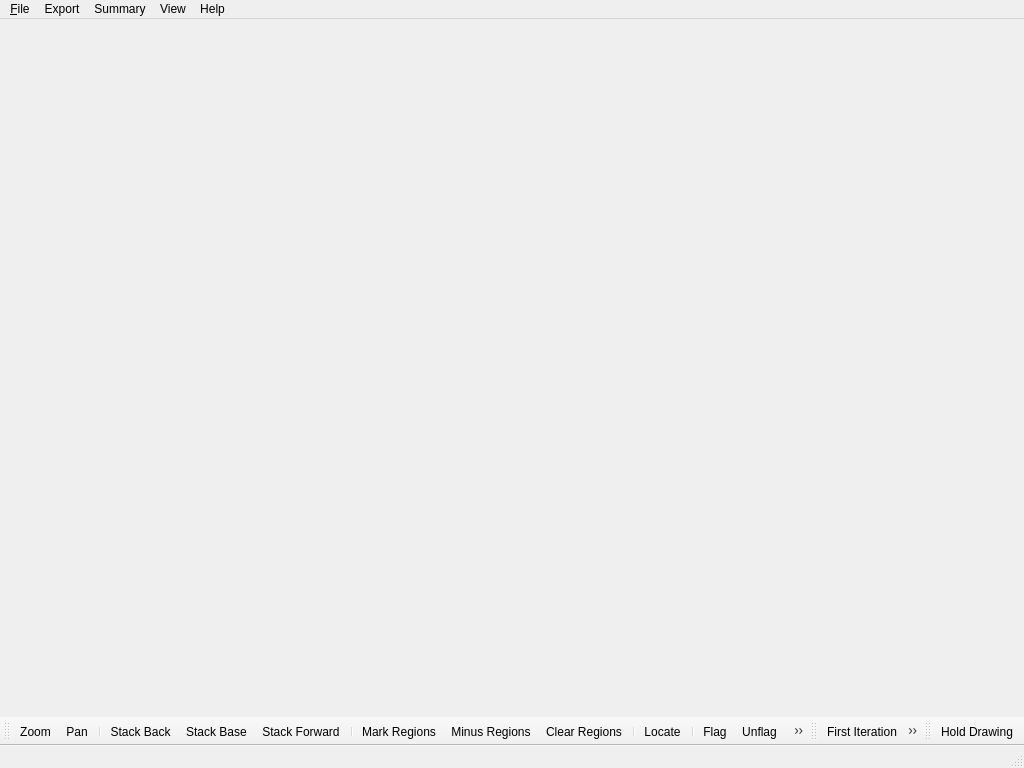
<?xml version="1.0" encoding="UTF-8"?>
<ui version="4.0">
 <class>PlotterWindow</class>
 <widget class="QMainWindow" name="PlotterWindow">
  <property name="geometry">
   <rect>
    <x>0</x>
    <y>0</y>
    <width>1024</width>
    <height>768</height>
   </rect>
  </property>
  <property name="sizePolicy">
   <sizepolicy hsizetype="Minimum" vsizetype="Preferred">
    <horstretch>0</horstretch>
    <verstretch>0</verstretch>
   </sizepolicy>
  </property>
  <property name="minimumSize">
   <size>
    <width>0</width>
    <height>600</height>
   </size>
  </property>
  <property name="windowTitle">
   <string>PlotMS</string>
  </property>
  <property name="windowIcon">
   <iconset resource="PlotMSPlotter.qrc">
    <normaloff>:/images/images/plotms.png</normaloff>:/images/images/plotms.png</iconset>
  </property>
  <widget class="QWidget" name="centralwidget">
   <layout class="QGridLayout">
    <property name="margin">
     <number>3</number>
    </property>
    <property name="spacing">
     <number>3</number>
    </property>
   </layout>
  </widget>
  <widget class="QMenuBar" name="menubar">
   <property name="geometry">
    <rect>
     <x>0</x>
     <y>0</y>
     <width>1024</width>
     <height>21</height>
    </rect>
   </property>
   <widget class="QMenu" name="menuFile">
    <property name="title">
     <string>&amp;File</string>
    </property>
    <addaction name="actionQuit"/>
   </widget>
   <widget class="QMenu" name="exportMenu">
    <property name="title">
     <string>Export</string>
    </property>
    <addaction name="menuExport"/>
   </widget>
   <widget class="QMenu" name="menuView">
    <property name="title">
     <string>View</string>
    </property>
    <widget class="QMenu" name="menuToolBars">
     <property name="title">
      <string>ToolBars</string>
     </property>
     <addaction name="actionToolsToolBar"/>
     <addaction name="actionIterationToolbar"/>
     <addaction name="actionDisplayToolbar"/>
    </widget>
    <addaction name="menuToolBars"/>
   </widget>
   <widget class="QMenu" name="summaryMenu">
    <property name="title">
     <string>Summary</string>
    </property>
    <addaction name="menuSummary"/>
   </widget>
   <widget class="QMenu" name="menuHelp">
    <property name="title">
     <string>Help</string>
    </property>
    <addaction name="actionAbout"/>
    <addaction name="actionAboutQt"/>
   </widget>
   <addaction name="menuFile"/>
   <addaction name="exportMenu"/>
   <addaction name="summaryMenu"/>
   <addaction name="menuView"/>
   <addaction name="menuHelp"/>
  </widget>
  <widget class="QStatusBar" name="statusbar"/>
  <widget class="QToolBar" name="toolsToolBar">
   <property name="windowTitle">
    <string>Tools ToolBar</string>
   </property>
   <attribute name="toolBarArea">
    <enum>BottomToolBarArea</enum>
   </attribute>
   <attribute name="toolBarBreak">
    <bool>false</bool>
   </attribute>
   <addaction name="actionZoom"/>
   <addaction name="actionPan"/>
   <addaction name="separator"/>
   <addaction name="actionStackBack"/>
   <addaction name="actionStackBase"/>
   <addaction name="actionStackForward"/>
   <addaction name="separator"/>
   <addaction name="actionMarkRegions"/>
   <addaction name="actionMinusRegions"/>
   <addaction name="actionClearRegions"/>
   <addaction name="separator"/>
   <addaction name="actionLocate"/>
   <addaction name="separator"/>
   <addaction name="actionFlag"/>
   <addaction name="actionUnflag"/>
   <addaction name="separator"/>
   <addaction name="actionFlagAll"/>
  </widget>
  <widget class="QToolBar" name="iterationToolBar">
   <property name="windowTitle">
    <string>Iteration ToolBar</string>
   </property>
   <attribute name="toolBarArea">
    <enum>BottomToolBarArea</enum>
   </attribute>
   <attribute name="toolBarBreak">
    <bool>false</bool>
   </attribute>
   <addaction name="actionIterFirst"/>
   <addaction name="actionIterPrev"/>
   <addaction name="actionIterNext"/>
   <addaction name="actionIterLast"/>
  </widget>
  <widget class="QToolBar" name="displayToolBar">
   <property name="windowTitle">
    <string>Display ToolBar</string>
   </property>
   <attribute name="toolBarArea">
    <enum>BottomToolBarArea</enum>
   </attribute>
   <attribute name="toolBarBreak">
    <bool>false</bool>
   </attribute>
   <addaction name="actionHoldRelease"/>
  </widget>
  <action name="actionQuit">
   <property name="icon">
    <iconset resource="PlotMSPlotter.qrc">
     <normaloff>:/actions/images/quit.png</normaloff>:/actions/images/quit.png</iconset>
   </property>
   <property name="text">
    <string>&amp;Quit</string>
   </property>
  </action>
  <action name="actionClearRegions">
   <property name="icon">
    <iconset resource="PlotMSPlotter.qrc">
     <normaloff>:/actions/images/clear.png</normaloff>:/actions/images/clear.png</iconset>
   </property>
   <property name="text">
    <string>Clear Regions</string>
   </property>
  </action>
  <action name="actionFlag">
   <property name="icon">
    <iconset resource="PlotMSPlotter.qrc">
     <normaloff>:/actions/images/flag.png</normaloff>:/actions/images/flag.png</iconset>
   </property>
   <property name="text">
    <string>Flag</string>
   </property>
  </action>
  <action name="actionUnflag">
   <property name="icon">
    <iconset resource="PlotMSPlotter.qrc">
     <normaloff>:/actions/images/unflag.png</normaloff>:/actions/images/unflag.png</iconset>
   </property>
   <property name="text">
    <string>Unflag</string>
   </property>
  </action>
   <action name="actionFlagAll">
   <property name="checkable">
    <bool>true</bool>
   </property>
   <property name="icon">
    <iconset resource="PlotMSPlotter.qrc">
     <normaloff>:/actions/images/flag.png</normaloff>:/actions/images/flag.png</iconset>
   </property>
   <property name="text">
    <string>Flag All</string>
   </property>
  </action>
  <action name="actionLocate">
   <property name="icon">
    <iconset resource="PlotMSPlotter.qrc">
     <normaloff>:/actions/images/locate.png</normaloff>:/actions/images/locate.png</iconset>
   </property>
   <property name="text">
    <string>Locate</string>
   </property>
  </action>
  <action name="actionIterNext">
   <property name="enabled">
    <bool>true</bool>
   </property>
   <property name="icon">
    <iconset resource="PlotMSPlotter.qrc">
     <normaloff>:/actions/images/next.png</normaloff>:/actions/images/next.png</iconset>
   </property>
   <property name="text">
    <string>Next Iteration</string>
   </property>
  </action>
  <action name="actionIterPrev">
   <property name="enabled">
    <bool>true</bool>
   </property>
   <property name="icon">
    <iconset resource="PlotMSPlotter.qrc">
     <normaloff>:/actions/images/prev.png</normaloff>:/actions/images/prev.png</iconset>
   </property>
   <property name="text">
    <string>Previous Iteration</string>
   </property>
  </action>
  <action name="actionToolsToolBar">
   <property name="checkable">
    <bool>true</bool>
   </property>
   <property name="checked">
    <bool>true</bool>
   </property>
   <property name="icon">
    <iconset resource="PlotMSPlotter.qrc">
     <normaloff>:/menu/images/tools_toolbar.png</normaloff>:/menu/images/tools_toolbar.png</iconset>
   </property>
   <property name="text">
    <string>Tools</string>
   </property>
  </action>
  <action name="actionAbout">
   <property name="icon">
    <iconset resource="PlotMSPlotter.qrc">
     <normaloff>:/menu/images/about.png</normaloff>:/menu/images/about.png</iconset>
   </property>
   <property name="text">
    <string>About</string>
   </property>
  </action>
  <action name="actionAboutQt">
   <property name="icon">
    <iconset resource="PlotMSPlotter.qrc">
     <normaloff>:/menu/images/about_qt.png</normaloff>:/menu/images/about_qt.png</iconset>
   </property>
   <property name="text">
    <string>About Qt</string>
   </property>
  </action>
  <action name="actionMarkRegions">
   <property name="checkable">
    <bool>true</bool>
   </property>
   <property name="icon">
    <iconset resource="PlotMSPlotter.qrc">
     <normaloff>:/actions/images/mark.png</normaloff>:/actions/images/mark.png</iconset>
   </property>
   <property name="text">
    <string>Mark Regions</string>
   </property>
  </action>
  <action name="menuSummary">
   <property name="checkable">
    <bool>false</bool>
   </property>
   <property name="text">
    <string>Summarize...</string>
   </property>
  </action>
  <action name="menuExport">
   <property name="checkable">
    <bool>false</bool>
   </property>
   <property name="text">
    <string>Export...</string>
   </property>
  </action>
  <action name="actionZoom">
   <property name="checkable">
    <bool>true</bool>
   </property>
   <property name="icon">
    <iconset resource="PlotMSPlotter.qrc">
     <normaloff>:/actions/images/zoom.png</normaloff>:/actions/images/zoom.png</iconset>
   </property>
   <property name="text">
    <string>Zoom</string>
   </property>
  </action>
  <action name="actionPan">
   <property name="checkable">
    <bool>true</bool>
   </property>
   <property name="icon">
    <iconset resource="PlotMSPlotter.qrc">
     <normaloff>:/actions/images/pan.png</normaloff>:/actions/images/pan.png</iconset>
   </property>
   <property name="text">
    <string>Pan</string>
   </property>
  </action>
  <action name="actionStackBase">
   <property name="icon">
    <iconset resource="PlotMSPlotter.qrc">
     <normaloff>:/actions/images/stack_base.png</normaloff>:/actions/images/stack_base.png</iconset>
   </property>
   <property name="text">
    <string>Stack Base</string>
   </property>
  </action>
  <action name="actionStackBack">
   <property name="icon">
    <iconset resource="PlotMSPlotter.qrc">
     <normaloff>:/actions/images/stack_back.png</normaloff>:/actions/images/stack_back.png</iconset>
   </property>
   <property name="text">
    <string>Stack Back</string>
   </property>
  </action>
  <action name="actionStackForward">
   <property name="icon">
    <iconset resource="PlotMSPlotter.qrc">
     <normaloff>:/actions/images/stack_forward.png</normaloff>:/actions/images/stack_forward.png</iconset>
   </property>
   <property name="text">
    <string>Stack Forward</string>
   </property>
  </action>
  <action name="actionClearPlots">
   <property name="icon">
    <iconset resource="PlotMSPlotter.qrc">
     <normaloff>:/actions/images/clear_plot.png</normaloff>:/actions/images/clear_plot.png</iconset>
   </property>
   <property name="text">
    <string>Clear Plots</string>
   </property>
  </action>
  <action name="actionIterationToolbar">
   <property name="checkable">
    <bool>true</bool>
   </property>
   <property name="checked">
    <bool>true</bool>
   </property>
   <property name="icon">
    <iconset resource="PlotMSPlotter.qrc">
     <normaloff>:/menu/images/iteration_toolbar.png</normaloff>:/menu/images/iteration_toolbar.png</iconset>
   </property>
   <property name="text">
    <string>Iteration</string>
   </property>
  </action>
  <action name="actionIterFirst">
   <property name="enabled">
    <bool>true</bool>
   </property>
   <property name="icon">
    <iconset resource="PlotMSPlotter.qrc">
     <normaloff>:/actions/images/first.png</normaloff>:/actions/images/first.png</iconset>
   </property>
   <property name="text">
    <string>First Iteration</string>
   </property>
  </action>
  <action name="actionIterLast">
   <property name="enabled">
    <bool>true</bool>
   </property>
   <property name="icon">
    <iconset resource="PlotMSPlotter.qrc">
     <normaloff>:/actions/images/last.png</normaloff>:/actions/images/last.png</iconset>
   </property>
   <property name="text">
    <string>Last Iteration</string>
   </property>
  </action>
  <action name="actionHoldRelease">
   <property name="checkable">
    <bool>true</bool>
   </property>
   <property name="text">
    <string>Hold Drawing</string>
   </property>
  </action>
  <action name="actionDisplayToolbar">
   <property name="checkable">
    <bool>true</bool>
   </property>
   <property name="checked">
    <bool>true</bool>
   </property>
   <property name="icon">
    <iconset resource="PlotMSPlotter.qrc">
     <normaloff>:/menu/images/display_toolbar.png</normaloff>:/menu/images/display_toolbar.png</iconset>
   </property>
   <property name="text">
    <string>Display</string>
   </property>
  </action>
  <action name="actionTrackerHover">
   <property name="checkable">
    <bool>true</bool>
   </property>
   <property name="text">
    <string>Tracker Hover</string>
   </property>
  </action>
  <action name="actionTrackerDisplay">
   <property name="checkable">
    <bool>true</bool>
   </property>
   <property name="text">
    <string>Tracker Display</string>
   </property>
  </action>
  <action name="actionCacheLoad">
   <property name="text">
    <string>Load Axes</string>
   </property>
  </action>
  <action name="actionCacheRelease">
   <property name="enabled">
    <bool>false</bool>
   </property>
   <property name="text">
    <string>Release Axes</string>
   </property>
  </action>
  <action name="actionPlotExport">
   <property name="text">
    <string>Export</string>
   </property>
  </action>
  <action name="actionAnnotate">
   <property name="checkable">
    <bool>true</bool>
   </property>
   <property name="text">
    <string>Annotate</string>
   </property>
  </action>
  <action name="actionAnnotateText">
   <property name="checkable">
    <bool>true</bool>
   </property>
   <property name="icon">
    <iconset resource="PlotMSPlotter.qrc">
     <normaloff>:/actions/images/annotate_text.png</normaloff>:/actions/images/annotate_text.png</iconset>
   </property>
   <property name="text">
    <string>Annotate Text</string>
   </property>
  </action>
  <action name="actionAnnotateRectangle">
   <property name="checkable">
    <bool>true</bool>
   </property>
   <property name="icon">
    <iconset resource="PlotMSPlotter.qrc">
     <normaloff>:/actions/images/annotate_rectangle.png</normaloff>:/actions/images/annotate_rectangle.png</iconset>
   </property>
   <property name="text">
    <string>Annotate Rectangle</string>
   </property>
   <property name="toolTip">
    <string>Mark regions by dragging a new rectangle</string>
   </property>
  </action>
  <action name="actionPlot">
   <property name="text">
    <string>Plot</string>
   </property>
  </action>
  <action name="actionMSSummary">
   <property name="text">
    <string>MS Summary</string>
   </property>
  </action>
  <action name="actionMinusRegions">
   <property name="checkable">
    <bool>true</bool>
   </property>
   <property name="icon">
    <iconset resource="PlotMSPlotter.qrc">
     <normaloff>:/actions/images/minus-bv.png</normaloff>:/actions/images/minus-bv.png</iconset>
   </property>
   <property name="text">
    <string>Minus Regions</string>
   </property>
   <property name="iconText">
    <string>Minus Regions</string>
   </property>
   <property name="toolTip">
    <string>Subtract existing regions within new rectangle</string>
   </property>
  </action>
 </widget>
 <resources>
  <include location="PlotMSPlotter.qrc"/>
 </resources>
 <connections>
  <connection>
   <sender>actionToolsToolBar</sender>
   <signal>toggled(bool)</signal>
   <receiver>toolsToolBar</receiver>
   <slot>setVisible(bool)</slot>
   <hints>
    <hint type="sourcelabel">
     <x>-1</x>
     <y>-1</y>
    </hint>
    <hint type="destinationlabel">
     <x>398</x>
     <y>573</y>
    </hint>
   </hints>
  </connection>
  <connection>
   <sender>actionIterationToolbar</sender>
   <signal>toggled(bool)</signal>
   <receiver>iterationToolBar</receiver>
   <slot>setVisible(bool)</slot>
   <hints>
    <hint type="sourcelabel">
     <x>-1</x>
     <y>-1</y>
    </hint>
    <hint type="destinationlabel">
     <x>559</x>
     <y>558</y>
    </hint>
   </hints>
  </connection>
  <connection>
   <sender>actionDisplayToolbar</sender>
   <signal>toggled(bool)</signal>
   <receiver>displayToolBar</receiver>
   <slot>setVisible(bool)</slot>
   <hints>
    <hint type="sourcelabel">
     <x>-1</x>
     <y>-1</y>
    </hint>
    <hint type="destinationlabel">
     <x>679</x>
     <y>558</y>
    </hint>
   </hints>
  </connection>
 </connections>
</ui>
